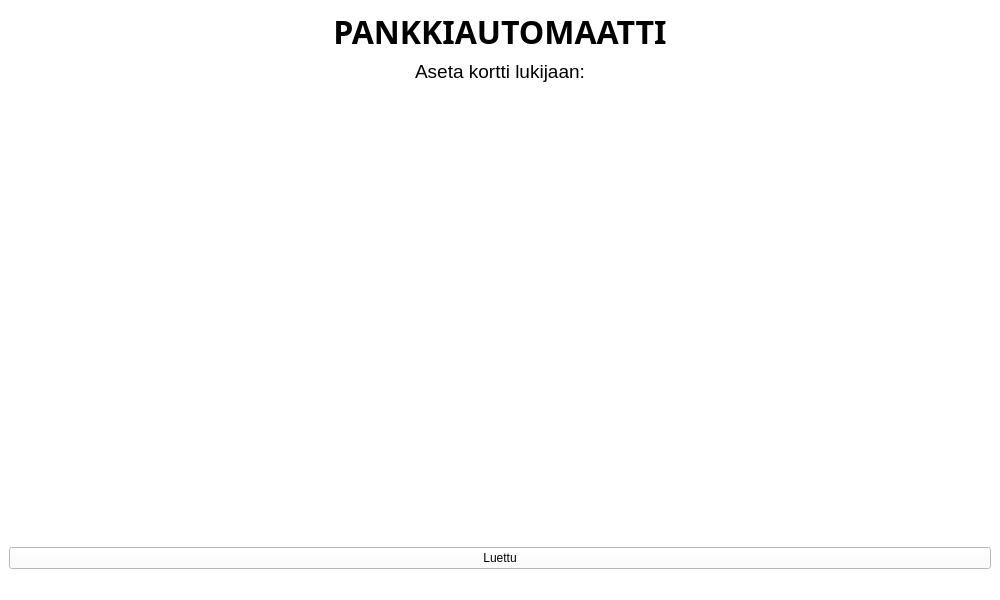
<?xml version="1.0" encoding="UTF-8"?>
<ui version="4.0">
 <class>MainWindow</class>
 <widget class="QMainWindow" name="MainWindow">
  <property name="geometry">
   <rect>
    <x>0</x>
    <y>0</y>
    <width>1000</width>
    <height>600</height>
   </rect>
  </property>
  <property name="windowTitle">
   <string>MainWindow</string>
  </property>
  <property name="styleSheet">
   <string notr="true">background-color: rgb(255, 255, 255);</string>
  </property>
  <widget class="QWidget" name="centralwidget">
   <layout class="QVBoxLayout" name="verticalLayout">
    <item>
     <widget class="QLabel" name="headerLabel">
      <property name="font">
       <font>
        <family>Segoe UI Black</family>
        <pointsize>24</pointsize>
        <weight>75</weight>
        <bold>true</bold>
       </font>
      </property>
      <property name="autoFillBackground">
       <bool>false</bool>
      </property>
      <property name="frameShape">
       <enum>QFrame::NoFrame</enum>
      </property>
      <property name="frameShadow">
       <enum>QFrame::Plain</enum>
      </property>
      <property name="text">
       <string>PANKKIAUTOMAATTI</string>
      </property>
      <property name="alignment">
       <set>Qt::AlignCenter</set>
      </property>
     </widget>
    </item>
    <item>
     <widget class="QLabel" name="insertLabel">
      <property name="font">
       <font>
        <pointsize>14</pointsize>
       </font>
      </property>
      <property name="frameShape">
       <enum>QFrame::NoFrame</enum>
      </property>
      <property name="text">
       <string>Aseta kortti lukijaan:</string>
      </property>
      <property name="alignment">
       <set>Qt::AlignCenter</set>
      </property>
     </widget>
    </item>
    <item>
     <widget class="QLabel" name="pictureLabel">
      <property name="sizePolicy">
       <sizepolicy hsizetype="Expanding" vsizetype="Expanding">
        <horstretch>0</horstretch>
        <verstretch>0</verstretch>
       </sizepolicy>
      </property>
      <property name="text">
       <string/>
      </property>
      <property name="alignment">
       <set>Qt::AlignCenter</set>
      </property>
     </widget>
    </item>
    <item>
     <widget class="QPushButton" name="pushButton">
      <property name="text">
       <string>Luettu</string>
      </property>
     </widget>
    </item>
   </layout>
  </widget>
  <widget class="QStatusBar" name="statusbar"/>
 </widget>
 <resources/>
 <connections/>
</ui>
